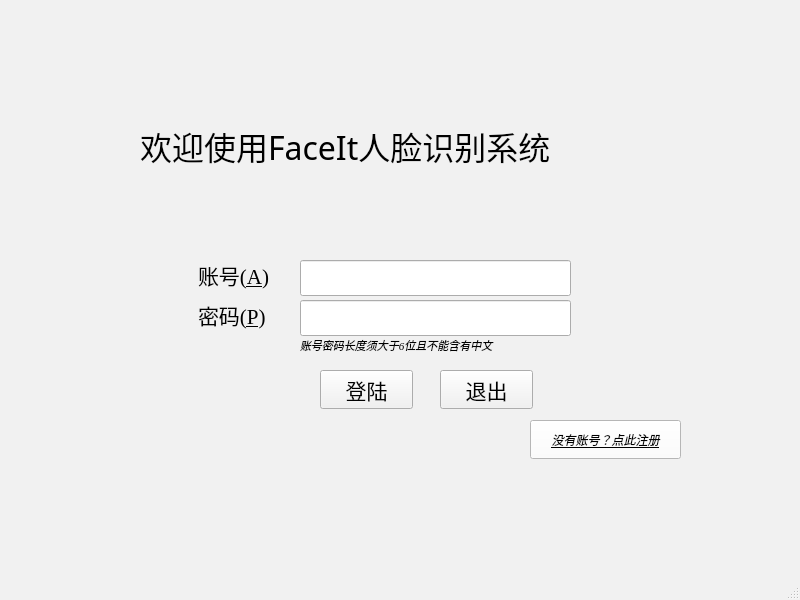
<?xml version="1.0" encoding="UTF-8"?>
<ui version="4.0">
 <class>MainWindow</class>
 <widget class="QMainWindow" name="MainWindow">
  <property name="geometry">
   <rect>
    <x>0</x>
    <y>0</y>
    <width>800</width>
    <height>600</height>
   </rect>
  </property>
  <property name="palette">
   <palette>
    <active>
     <colorrole role="WindowText">
      <brush brushstyle="SolidPattern">
       <color alpha="255">
        <red>0</red>
        <green>0</green>
        <blue>0</blue>
       </color>
      </brush>
     </colorrole>
     <colorrole role="Button">
      <brush brushstyle="SolidPattern">
       <color alpha="255">
        <red>241</red>
        <green>241</green>
        <blue>241</blue>
       </color>
      </brush>
     </colorrole>
     <colorrole role="Light">
      <brush brushstyle="SolidPattern">
       <color alpha="255">
        <red>255</red>
        <green>255</green>
        <blue>255</blue>
       </color>
      </brush>
     </colorrole>
     <colorrole role="Midlight">
      <brush brushstyle="SolidPattern">
       <color alpha="255">
        <red>248</red>
        <green>248</green>
        <blue>248</blue>
       </color>
      </brush>
     </colorrole>
     <colorrole role="Dark">
      <brush brushstyle="SolidPattern">
       <color alpha="255">
        <red>120</red>
        <green>120</green>
        <blue>120</blue>
       </color>
      </brush>
     </colorrole>
     <colorrole role="Mid">
      <brush brushstyle="SolidPattern">
       <color alpha="255">
        <red>161</red>
        <green>161</green>
        <blue>161</blue>
       </color>
      </brush>
     </colorrole>
     <colorrole role="Text">
      <brush brushstyle="SolidPattern">
       <color alpha="255">
        <red>0</red>
        <green>0</green>
        <blue>0</blue>
       </color>
      </brush>
     </colorrole>
     <colorrole role="BrightText">
      <brush brushstyle="SolidPattern">
       <color alpha="255">
        <red>255</red>
        <green>255</green>
        <blue>255</blue>
       </color>
      </brush>
     </colorrole>
     <colorrole role="ButtonText">
      <brush brushstyle="SolidPattern">
       <color alpha="255">
        <red>0</red>
        <green>0</green>
        <blue>0</blue>
       </color>
      </brush>
     </colorrole>
     <colorrole role="Base">
      <brush brushstyle="SolidPattern">
       <color alpha="255">
        <red>255</red>
        <green>255</green>
        <blue>255</blue>
       </color>
      </brush>
     </colorrole>
     <colorrole role="Window">
      <brush brushstyle="SolidPattern">
       <color alpha="255">
        <red>241</red>
        <green>241</green>
        <blue>241</blue>
       </color>
      </brush>
     </colorrole>
     <colorrole role="Shadow">
      <brush brushstyle="SolidPattern">
       <color alpha="255">
        <red>0</red>
        <green>0</green>
        <blue>0</blue>
       </color>
      </brush>
     </colorrole>
     <colorrole role="AlternateBase">
      <brush brushstyle="SolidPattern">
       <color alpha="255">
        <red>248</red>
        <green>248</green>
        <blue>248</blue>
       </color>
      </brush>
     </colorrole>
     <colorrole role="ToolTipBase">
      <brush brushstyle="SolidPattern">
       <color alpha="255">
        <red>255</red>
        <green>255</green>
        <blue>220</blue>
       </color>
      </brush>
     </colorrole>
     <colorrole role="ToolTipText">
      <brush brushstyle="SolidPattern">
       <color alpha="255">
        <red>0</red>
        <green>0</green>
        <blue>0</blue>
       </color>
      </brush>
     </colorrole>
     <colorrole role="PlaceholderText">
      <brush brushstyle="SolidPattern">
       <color alpha="128">
        <red>0</red>
        <green>0</green>
        <blue>0</blue>
       </color>
      </brush>
     </colorrole>
    </active>
    <inactive>
     <colorrole role="WindowText">
      <brush brushstyle="SolidPattern">
       <color alpha="255">
        <red>0</red>
        <green>0</green>
        <blue>0</blue>
       </color>
      </brush>
     </colorrole>
     <colorrole role="Button">
      <brush brushstyle="SolidPattern">
       <color alpha="255">
        <red>241</red>
        <green>241</green>
        <blue>241</blue>
       </color>
      </brush>
     </colorrole>
     <colorrole role="Light">
      <brush brushstyle="SolidPattern">
       <color alpha="255">
        <red>255</red>
        <green>255</green>
        <blue>255</blue>
       </color>
      </brush>
     </colorrole>
     <colorrole role="Midlight">
      <brush brushstyle="SolidPattern">
       <color alpha="255">
        <red>248</red>
        <green>248</green>
        <blue>248</blue>
       </color>
      </brush>
     </colorrole>
     <colorrole role="Dark">
      <brush brushstyle="SolidPattern">
       <color alpha="255">
        <red>120</red>
        <green>120</green>
        <blue>120</blue>
       </color>
      </brush>
     </colorrole>
     <colorrole role="Mid">
      <brush brushstyle="SolidPattern">
       <color alpha="255">
        <red>161</red>
        <green>161</green>
        <blue>161</blue>
       </color>
      </brush>
     </colorrole>
     <colorrole role="Text">
      <brush brushstyle="SolidPattern">
       <color alpha="255">
        <red>0</red>
        <green>0</green>
        <blue>0</blue>
       </color>
      </brush>
     </colorrole>
     <colorrole role="BrightText">
      <brush brushstyle="SolidPattern">
       <color alpha="255">
        <red>255</red>
        <green>255</green>
        <blue>255</blue>
       </color>
      </brush>
     </colorrole>
     <colorrole role="ButtonText">
      <brush brushstyle="SolidPattern">
       <color alpha="255">
        <red>0</red>
        <green>0</green>
        <blue>0</blue>
       </color>
      </brush>
     </colorrole>
     <colorrole role="Base">
      <brush brushstyle="SolidPattern">
       <color alpha="255">
        <red>255</red>
        <green>255</green>
        <blue>255</blue>
       </color>
      </brush>
     </colorrole>
     <colorrole role="Window">
      <brush brushstyle="SolidPattern">
       <color alpha="255">
        <red>241</red>
        <green>241</green>
        <blue>241</blue>
       </color>
      </brush>
     </colorrole>
     <colorrole role="Shadow">
      <brush brushstyle="SolidPattern">
       <color alpha="255">
        <red>0</red>
        <green>0</green>
        <blue>0</blue>
       </color>
      </brush>
     </colorrole>
     <colorrole role="AlternateBase">
      <brush brushstyle="SolidPattern">
       <color alpha="255">
        <red>248</red>
        <green>248</green>
        <blue>248</blue>
       </color>
      </brush>
     </colorrole>
     <colorrole role="ToolTipBase">
      <brush brushstyle="SolidPattern">
       <color alpha="255">
        <red>255</red>
        <green>255</green>
        <blue>220</blue>
       </color>
      </brush>
     </colorrole>
     <colorrole role="ToolTipText">
      <brush brushstyle="SolidPattern">
       <color alpha="255">
        <red>0</red>
        <green>0</green>
        <blue>0</blue>
       </color>
      </brush>
     </colorrole>
     <colorrole role="PlaceholderText">
      <brush brushstyle="SolidPattern">
       <color alpha="128">
        <red>0</red>
        <green>0</green>
        <blue>0</blue>
       </color>
      </brush>
     </colorrole>
    </inactive>
    <disabled>
     <colorrole role="WindowText">
      <brush brushstyle="SolidPattern">
       <color alpha="255">
        <red>120</red>
        <green>120</green>
        <blue>120</blue>
       </color>
      </brush>
     </colorrole>
     <colorrole role="Button">
      <brush brushstyle="SolidPattern">
       <color alpha="255">
        <red>241</red>
        <green>241</green>
        <blue>241</blue>
       </color>
      </brush>
     </colorrole>
     <colorrole role="Light">
      <brush brushstyle="SolidPattern">
       <color alpha="255">
        <red>255</red>
        <green>255</green>
        <blue>255</blue>
       </color>
      </brush>
     </colorrole>
     <colorrole role="Midlight">
      <brush brushstyle="SolidPattern">
       <color alpha="255">
        <red>248</red>
        <green>248</green>
        <blue>248</blue>
       </color>
      </brush>
     </colorrole>
     <colorrole role="Dark">
      <brush brushstyle="SolidPattern">
       <color alpha="255">
        <red>120</red>
        <green>120</green>
        <blue>120</blue>
       </color>
      </brush>
     </colorrole>
     <colorrole role="Mid">
      <brush brushstyle="SolidPattern">
       <color alpha="255">
        <red>161</red>
        <green>161</green>
        <blue>161</blue>
       </color>
      </brush>
     </colorrole>
     <colorrole role="Text">
      <brush brushstyle="SolidPattern">
       <color alpha="255">
        <red>120</red>
        <green>120</green>
        <blue>120</blue>
       </color>
      </brush>
     </colorrole>
     <colorrole role="BrightText">
      <brush brushstyle="SolidPattern">
       <color alpha="255">
        <red>255</red>
        <green>255</green>
        <blue>255</blue>
       </color>
      </brush>
     </colorrole>
     <colorrole role="ButtonText">
      <brush brushstyle="SolidPattern">
       <color alpha="255">
        <red>120</red>
        <green>120</green>
        <blue>120</blue>
       </color>
      </brush>
     </colorrole>
     <colorrole role="Base">
      <brush brushstyle="SolidPattern">
       <color alpha="255">
        <red>241</red>
        <green>241</green>
        <blue>241</blue>
       </color>
      </brush>
     </colorrole>
     <colorrole role="Window">
      <brush brushstyle="SolidPattern">
       <color alpha="255">
        <red>241</red>
        <green>241</green>
        <blue>241</blue>
       </color>
      </brush>
     </colorrole>
     <colorrole role="Shadow">
      <brush brushstyle="SolidPattern">
       <color alpha="255">
        <red>0</red>
        <green>0</green>
        <blue>0</blue>
       </color>
      </brush>
     </colorrole>
     <colorrole role="AlternateBase">
      <brush brushstyle="SolidPattern">
       <color alpha="255">
        <red>241</red>
        <green>241</green>
        <blue>241</blue>
       </color>
      </brush>
     </colorrole>
     <colorrole role="ToolTipBase">
      <brush brushstyle="SolidPattern">
       <color alpha="255">
        <red>255</red>
        <green>255</green>
        <blue>220</blue>
       </color>
      </brush>
     </colorrole>
     <colorrole role="ToolTipText">
      <brush brushstyle="SolidPattern">
       <color alpha="255">
        <red>0</red>
        <green>0</green>
        <blue>0</blue>
       </color>
      </brush>
     </colorrole>
     <colorrole role="PlaceholderText">
      <brush brushstyle="SolidPattern">
       <color alpha="128">
        <red>0</red>
        <green>0</green>
        <blue>0</blue>
       </color>
      </brush>
     </colorrole>
    </disabled>
   </palette>
  </property>
  <property name="font">
   <font>
    <family>Times New Roman</family>
    <pointsize>16</pointsize>
   </font>
  </property>
  <property name="windowTitle">
   <string>MainWindow</string>
  </property>
  <widget class="QWidget" name="centralwidget">
   <widget class="QLabel" name="label_outline">
    <property name="geometry">
     <rect>
      <x>140</x>
      <y>120</y>
      <width>541</width>
      <height>51</height>
     </rect>
    </property>
    <property name="font">
     <font>
      <family>新宋体</family>
      <pointsize>24</pointsize>
     </font>
    </property>
    <property name="lineWidth">
     <number>3</number>
    </property>
    <property name="text">
     <string>欢迎使用FaceIt人脸识别系统</string>
    </property>
    <property name="textFormat">
     <enum>Qt::AutoText</enum>
    </property>
    <property name="wordWrap">
     <bool>false</bool>
    </property>
    <property name="margin">
     <number>4</number>
    </property>
   </widget>
   <widget class="QLineEdit" name="lineEdit_main_account">
    <property name="geometry">
     <rect>
      <x>300</x>
      <y>260</y>
      <width>271</width>
      <height>36</height>
     </rect>
    </property>
    <property name="text">
     <string/>
    </property>
   </widget>
   <widget class="QLabel" name="label_account">
    <property name="geometry">
     <rect>
      <x>198</x>
      <y>260</y>
      <width>92</width>
      <height>30</height>
     </rect>
    </property>
    <property name="text">
     <string>账号(&amp;A)</string>
    </property>
    <property name="buddy">
     <cstring>lineEdit_main_account</cstring>
    </property>
   </widget>
   <widget class="QLabel" name="label_psw">
    <property name="geometry">
     <rect>
      <x>198</x>
      <y>300</y>
      <width>87</width>
      <height>30</height>
     </rect>
    </property>
    <property name="text">
     <string>密码(&amp;P)</string>
    </property>
    <property name="buddy">
     <cstring>lineEdit_main_psw</cstring>
    </property>
   </widget>
   <widget class="QLineEdit" name="lineEdit_main_psw">
    <property name="geometry">
     <rect>
      <x>300</x>
      <y>300</y>
      <width>271</width>
      <height>36</height>
     </rect>
    </property>
    <property name="echoMode">
     <enum>QLineEdit::Password</enum>
    </property>
   </widget>
   <widget class="QLabel" name="label">
    <property name="geometry">
     <rect>
      <x>300</x>
      <y>330</y>
      <width>231</width>
      <height>31</height>
     </rect>
    </property>
    <property name="font">
     <font>
      <pointsize>8</pointsize>
      <weight>50</weight>
      <italic>true</italic>
      <bold>false</bold>
     </font>
    </property>
    <property name="text">
     <string>账号密码长度须大于6位且不能含有中文</string>
    </property>
   </widget>
   <widget class="QPushButton" name="pushButton_out">
    <property name="geometry">
     <rect>
      <x>440</x>
      <y>370</y>
      <width>93</width>
      <height>39</height>
     </rect>
    </property>
    <property name="text">
     <string>退出</string>
    </property>
   </widget>
   <widget class="QPushButton" name="pushButton_log">
    <property name="geometry">
     <rect>
      <x>320</x>
      <y>370</y>
      <width>93</width>
      <height>39</height>
     </rect>
    </property>
    <property name="text">
     <string>登陆</string>
    </property>
   </widget>
   <widget class="QPushButton" name="pushButton_reg">
    <property name="geometry">
     <rect>
      <x>530</x>
      <y>420</y>
      <width>151</width>
      <height>39</height>
     </rect>
    </property>
    <property name="palette">
     <palette>
      <active>
       <colorrole role="WindowText">
        <brush brushstyle="SolidPattern">
         <color alpha="255">
          <red>0</red>
          <green>0</green>
          <blue>0</blue>
         </color>
        </brush>
       </colorrole>
       <colorrole role="Button">
        <brush brushstyle="SolidPattern">
         <color alpha="255">
          <red>255</red>
          <green>255</green>
          <blue>255</blue>
         </color>
        </brush>
       </colorrole>
       <colorrole role="Light">
        <brush brushstyle="SolidPattern">
         <color alpha="255">
          <red>255</red>
          <green>255</green>
          <blue>255</blue>
         </color>
        </brush>
       </colorrole>
       <colorrole role="Midlight">
        <brush brushstyle="SolidPattern">
         <color alpha="255">
          <red>255</red>
          <green>255</green>
          <blue>255</blue>
         </color>
        </brush>
       </colorrole>
       <colorrole role="Dark">
        <brush brushstyle="SolidPattern">
         <color alpha="255">
          <red>127</red>
          <green>127</green>
          <blue>127</blue>
         </color>
        </brush>
       </colorrole>
       <colorrole role="Mid">
        <brush brushstyle="SolidPattern">
         <color alpha="255">
          <red>170</red>
          <green>170</green>
          <blue>170</blue>
         </color>
        </brush>
       </colorrole>
       <colorrole role="Text">
        <brush brushstyle="SolidPattern">
         <color alpha="255">
          <red>0</red>
          <green>0</green>
          <blue>0</blue>
         </color>
        </brush>
       </colorrole>
       <colorrole role="BrightText">
        <brush brushstyle="SolidPattern">
         <color alpha="255">
          <red>255</red>
          <green>255</green>
          <blue>255</blue>
         </color>
        </brush>
       </colorrole>
       <colorrole role="ButtonText">
        <brush brushstyle="SolidPattern">
         <color alpha="255">
          <red>0</red>
          <green>0</green>
          <blue>0</blue>
         </color>
        </brush>
       </colorrole>
       <colorrole role="Base">
        <brush brushstyle="SolidPattern">
         <color alpha="255">
          <red>255</red>
          <green>255</green>
          <blue>255</blue>
         </color>
        </brush>
       </colorrole>
       <colorrole role="Window">
        <brush brushstyle="SolidPattern">
         <color alpha="255">
          <red>255</red>
          <green>255</green>
          <blue>255</blue>
         </color>
        </brush>
       </colorrole>
       <colorrole role="Shadow">
        <brush brushstyle="SolidPattern">
         <color alpha="255">
          <red>0</red>
          <green>0</green>
          <blue>0</blue>
         </color>
        </brush>
       </colorrole>
       <colorrole role="AlternateBase">
        <brush brushstyle="SolidPattern">
         <color alpha="255">
          <red>255</red>
          <green>255</green>
          <blue>255</blue>
         </color>
        </brush>
       </colorrole>
       <colorrole role="ToolTipBase">
        <brush brushstyle="SolidPattern">
         <color alpha="255">
          <red>255</red>
          <green>255</green>
          <blue>220</blue>
         </color>
        </brush>
       </colorrole>
       <colorrole role="ToolTipText">
        <brush brushstyle="SolidPattern">
         <color alpha="255">
          <red>0</red>
          <green>0</green>
          <blue>0</blue>
         </color>
        </brush>
       </colorrole>
       <colorrole role="PlaceholderText">
        <brush brushstyle="SolidPattern">
         <color alpha="128">
          <red>0</red>
          <green>0</green>
          <blue>0</blue>
         </color>
        </brush>
       </colorrole>
      </active>
      <inactive>
       <colorrole role="WindowText">
        <brush brushstyle="SolidPattern">
         <color alpha="255">
          <red>0</red>
          <green>0</green>
          <blue>0</blue>
         </color>
        </brush>
       </colorrole>
       <colorrole role="Button">
        <brush brushstyle="SolidPattern">
         <color alpha="255">
          <red>255</red>
          <green>255</green>
          <blue>255</blue>
         </color>
        </brush>
       </colorrole>
       <colorrole role="Light">
        <brush brushstyle="SolidPattern">
         <color alpha="255">
          <red>255</red>
          <green>255</green>
          <blue>255</blue>
         </color>
        </brush>
       </colorrole>
       <colorrole role="Midlight">
        <brush brushstyle="SolidPattern">
         <color alpha="255">
          <red>255</red>
          <green>255</green>
          <blue>255</blue>
         </color>
        </brush>
       </colorrole>
       <colorrole role="Dark">
        <brush brushstyle="SolidPattern">
         <color alpha="255">
          <red>127</red>
          <green>127</green>
          <blue>127</blue>
         </color>
        </brush>
       </colorrole>
       <colorrole role="Mid">
        <brush brushstyle="SolidPattern">
         <color alpha="255">
          <red>170</red>
          <green>170</green>
          <blue>170</blue>
         </color>
        </brush>
       </colorrole>
       <colorrole role="Text">
        <brush brushstyle="SolidPattern">
         <color alpha="255">
          <red>0</red>
          <green>0</green>
          <blue>0</blue>
         </color>
        </brush>
       </colorrole>
       <colorrole role="BrightText">
        <brush brushstyle="SolidPattern">
         <color alpha="255">
          <red>255</red>
          <green>255</green>
          <blue>255</blue>
         </color>
        </brush>
       </colorrole>
       <colorrole role="ButtonText">
        <brush brushstyle="SolidPattern">
         <color alpha="255">
          <red>0</red>
          <green>0</green>
          <blue>0</blue>
         </color>
        </brush>
       </colorrole>
       <colorrole role="Base">
        <brush brushstyle="SolidPattern">
         <color alpha="255">
          <red>255</red>
          <green>255</green>
          <blue>255</blue>
         </color>
        </brush>
       </colorrole>
       <colorrole role="Window">
        <brush brushstyle="SolidPattern">
         <color alpha="255">
          <red>255</red>
          <green>255</green>
          <blue>255</blue>
         </color>
        </brush>
       </colorrole>
       <colorrole role="Shadow">
        <brush brushstyle="SolidPattern">
         <color alpha="255">
          <red>0</red>
          <green>0</green>
          <blue>0</blue>
         </color>
        </brush>
       </colorrole>
       <colorrole role="AlternateBase">
        <brush brushstyle="SolidPattern">
         <color alpha="255">
          <red>255</red>
          <green>255</green>
          <blue>255</blue>
         </color>
        </brush>
       </colorrole>
       <colorrole role="ToolTipBase">
        <brush brushstyle="SolidPattern">
         <color alpha="255">
          <red>255</red>
          <green>255</green>
          <blue>220</blue>
         </color>
        </brush>
       </colorrole>
       <colorrole role="ToolTipText">
        <brush brushstyle="SolidPattern">
         <color alpha="255">
          <red>0</red>
          <green>0</green>
          <blue>0</blue>
         </color>
        </brush>
       </colorrole>
       <colorrole role="PlaceholderText">
        <brush brushstyle="SolidPattern">
         <color alpha="128">
          <red>0</red>
          <green>0</green>
          <blue>0</blue>
         </color>
        </brush>
       </colorrole>
      </inactive>
      <disabled>
       <colorrole role="WindowText">
        <brush brushstyle="SolidPattern">
         <color alpha="255">
          <red>127</red>
          <green>127</green>
          <blue>127</blue>
         </color>
        </brush>
       </colorrole>
       <colorrole role="Button">
        <brush brushstyle="SolidPattern">
         <color alpha="255">
          <red>255</red>
          <green>255</green>
          <blue>255</blue>
         </color>
        </brush>
       </colorrole>
       <colorrole role="Light">
        <brush brushstyle="SolidPattern">
         <color alpha="255">
          <red>255</red>
          <green>255</green>
          <blue>255</blue>
         </color>
        </brush>
       </colorrole>
       <colorrole role="Midlight">
        <brush brushstyle="SolidPattern">
         <color alpha="255">
          <red>255</red>
          <green>255</green>
          <blue>255</blue>
         </color>
        </brush>
       </colorrole>
       <colorrole role="Dark">
        <brush brushstyle="SolidPattern">
         <color alpha="255">
          <red>127</red>
          <green>127</green>
          <blue>127</blue>
         </color>
        </brush>
       </colorrole>
       <colorrole role="Mid">
        <brush brushstyle="SolidPattern">
         <color alpha="255">
          <red>170</red>
          <green>170</green>
          <blue>170</blue>
         </color>
        </brush>
       </colorrole>
       <colorrole role="Text">
        <brush brushstyle="SolidPattern">
         <color alpha="255">
          <red>127</red>
          <green>127</green>
          <blue>127</blue>
         </color>
        </brush>
       </colorrole>
       <colorrole role="BrightText">
        <brush brushstyle="SolidPattern">
         <color alpha="255">
          <red>255</red>
          <green>255</green>
          <blue>255</blue>
         </color>
        </brush>
       </colorrole>
       <colorrole role="ButtonText">
        <brush brushstyle="SolidPattern">
         <color alpha="255">
          <red>127</red>
          <green>127</green>
          <blue>127</blue>
         </color>
        </brush>
       </colorrole>
       <colorrole role="Base">
        <brush brushstyle="SolidPattern">
         <color alpha="255">
          <red>255</red>
          <green>255</green>
          <blue>255</blue>
         </color>
        </brush>
       </colorrole>
       <colorrole role="Window">
        <brush brushstyle="SolidPattern">
         <color alpha="255">
          <red>255</red>
          <green>255</green>
          <blue>255</blue>
         </color>
        </brush>
       </colorrole>
       <colorrole role="Shadow">
        <brush brushstyle="SolidPattern">
         <color alpha="255">
          <red>0</red>
          <green>0</green>
          <blue>0</blue>
         </color>
        </brush>
       </colorrole>
       <colorrole role="AlternateBase">
        <brush brushstyle="SolidPattern">
         <color alpha="255">
          <red>255</red>
          <green>255</green>
          <blue>255</blue>
         </color>
        </brush>
       </colorrole>
       <colorrole role="ToolTipBase">
        <brush brushstyle="SolidPattern">
         <color alpha="255">
          <red>255</red>
          <green>255</green>
          <blue>220</blue>
         </color>
        </brush>
       </colorrole>
       <colorrole role="ToolTipText">
        <brush brushstyle="SolidPattern">
         <color alpha="255">
          <red>0</red>
          <green>0</green>
          <blue>0</blue>
         </color>
        </brush>
       </colorrole>
       <colorrole role="PlaceholderText">
        <brush brushstyle="SolidPattern">
         <color alpha="128">
          <red>0</red>
          <green>0</green>
          <blue>0</blue>
         </color>
        </brush>
       </colorrole>
      </disabled>
     </palette>
    </property>
    <property name="font">
     <font>
      <pointsize>9</pointsize>
      <italic>true</italic>
      <underline>true</underline>
     </font>
    </property>
    <property name="cursor">
     <cursorShape>PointingHandCursor</cursorShape>
    </property>
    <property name="mouseTracking">
     <bool>false</bool>
    </property>
    <property name="text">
     <string>没有账号？点此注册</string>
    </property>
   </widget>
  </widget>
  <widget class="QMenuBar" name="menubar">
   <property name="geometry">
    <rect>
     <x>0</x>
     <y>0</y>
     <width>800</width>
     <height>26</height>
    </rect>
   </property>
  </widget>
  <widget class="QStatusBar" name="statusbar"/>
 </widget>
 <tabstops>
  <tabstop>lineEdit_main_account</tabstop>
  <tabstop>lineEdit_main_psw</tabstop>
  <tabstop>pushButton_log</tabstop>
  <tabstop>pushButton_out</tabstop>
  <tabstop>pushButton_reg</tabstop>
 </tabstops>
 <resources/>
 <connections/>
</ui>
